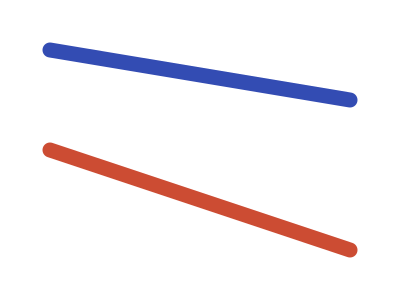

Reproduce this figure in Python.
#!/usr/bin/env python3
"""Cairo on its own: draw to an image surface and write a PNG.

No GTK involved. A surface is what you draw on, a context is what you draw with.
"""

import cairo

WIDTH, HEIGHT = 400, 300

# ARGB32 is the usual choice: 8 bits each of alpha, red, green and blue.
surface = cairo.ImageSurface(cairo.FORMAT_ARGB32, WIDTH, HEIGHT)
context = cairo.Context(surface)

# Fill the background. set_source_rgb takes 0..1, not 0..255.
context.set_source_rgb(1, 1, 1)
context.paint()

context.set_line_width(15)
context.set_line_cap(cairo.LINE_CAP_ROUND)

context.set_source_rgb(0.2, 0.3, 0.7)
context.move_to(50, 50)
context.line_to(350, 100)
context.stroke()

context.set_source_rgb(0.8, 0.3, 0.2)
context.move_to(50, 150)
context.line_to(350, 250)
context.stroke()

surface.write_to_png("draw-to-png.png")
print("wrote draw-to-png.png")
